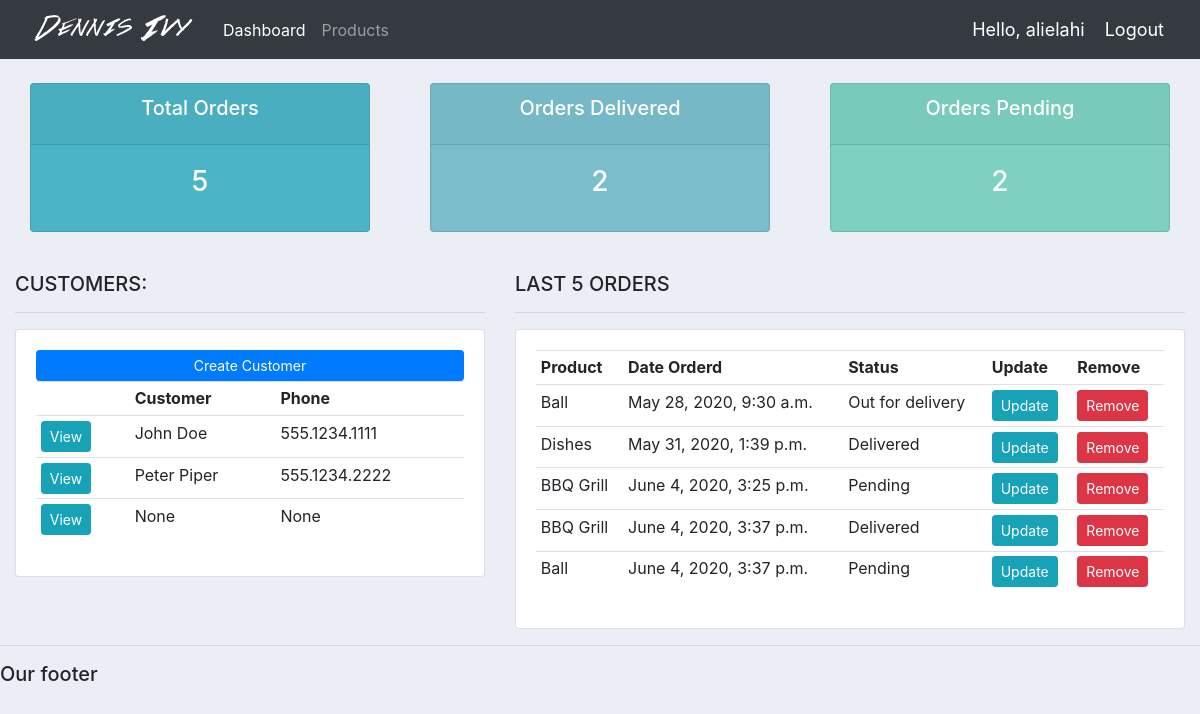
/ (signed in), run on an earlier commit of the app's database.
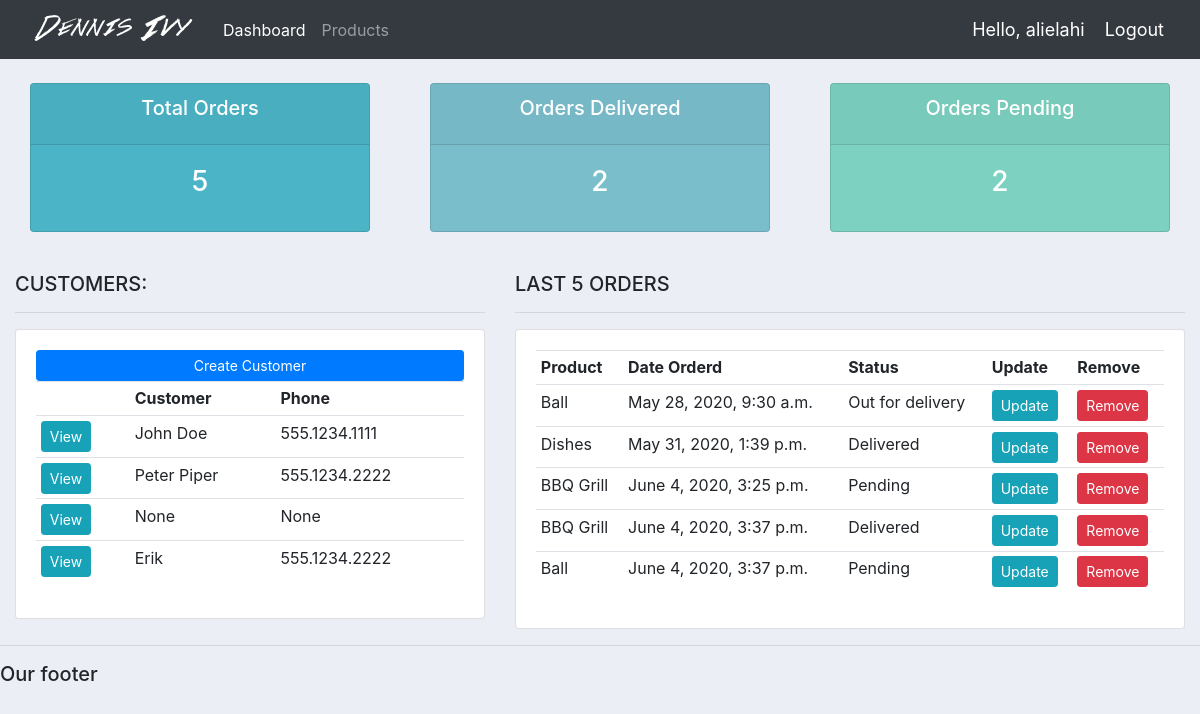
And on a later commit of the database.
### accounts/models.py (models this page shows, shortened)
class Customer(models.Model):
    user = models.OneToOneField(User, null=True, blank=True, on_delete=models.CASCADE)
    name = models.CharField(max_length=200, null=True)
    phone = models.CharField(max_length=200, null=True)
    email = models.CharField(max_length=200, null=True)
    profile_pic = models.ImageField(default="profile.png", null=True, blank=True)
    date_created = models.DateTimeField(auto_now_add=True, null=True)

class Order(models.Model):
    STATUS = (
        ('Pending', 'Pending'),
        ('Out for delivery', 'Out for delivery'),
        ('Delivered', 'Delivered'),
    )
    customer = models.ForeignKey(Customer, null=True, on_delete=models.SET_NULL)
    product = models.ForeignKey(Product, null=True, on_delete=models.SET_NULL)
    date_created = models.DateTimeField(auto_now_add=True, null=True)
    status = models.CharField(max_length=200, null=True, choices=STATUS)
    note = models.CharField(max_length=200, null=True)

class Product(models.Model):
    CATEGORY = (
        ('Indoor', 'Indoor'),
        ('Out Door', 'Out Door'),
    )
    name = models.CharField(max_length=200, null=True)
    price = models.FloatField()
    category = models.CharField(max_length=200, null=True, choices=CATEGORY)
    description = models.CharField(max_length=200, null=True, blank=True)
    date_created = models.DateTimeField(auto_now_add=True, null=True)
    tags = models.ManyToManyField(Tag)
    def __str__(self):
        return self.name

### accounts/decorators.py (the view)
    def wrapper_function(request, *args, **kwargs):
        group = None
        if request.user.groups.exists():
            group = request.user.groups.all()[0].name
        if group == 'customer':
            return redirect('user-page')
        if group == 'admin':
            return view_func(request, *args, **kwargs)

### accounts/views.py (called while the page is built)
@login_required(login_url='login')
@admin_only
def home(request):
    orders = Order.objects.all()
    customers = Customer.objects.all()
    total_customers = customers.count()
    total_orders = orders.count()
    delivered = orders.filter(status='Delivered').count()
    pending = orders.filter(status='Pending').count()
    context = {'orders': orders, 'customers': customers,
               'total_orders': total_orders, 'delivered': delivered,
               'pending': pending}
    return render(request, 'accounts/dashboard.html', context)

### accounts/templates/accounts/dashboard.html
{% extends 'accounts/main.html' %}
{% block content %}
    {% include 'accounts/status.html' %}
    <br>
    <div class="row">
        <div class="col-md-5">
            <h5>CUSTOMERS:</h5>
            <hr>
            <div class="card card-body">
                <a class="btn btn-primary  btn-sm btn-block" href="">Create Customer</a>
                <table class="table table-sm">
                    <tr>
                        <th></th>
                        <th>Customer</th>
                        <th>Phone</th>
                    </tr>
                    {% for customer in customers %}
                        <tr>
                            <td><a class="btn btn-sm btn-info" href="{% url 'customer' customer.id %}">View</a></td>
                            <td>{{ customer.name }}</td>
                            <td>{{ customer.phone }}</td>
                        </tr>
                    {% endfor %}
                </table>
            </div>
        </div>
        <div class="col-md-7">
            <h5>LAST 5 ORDERS</h5>
            <hr>
            <div class="card card-body">
                <table class="table table-sm">
                    <tr>
                        <th>Product</th>
                        <th>Date Orderd</th>
                        <th>Status</th>
                        <th>Update</th>
                        <th>Remove</th>
                    </tr>
                    {% for order in orders %}
                        <tr>
                            <td>{{ order.product }}</td>
                            <td>{{ order.date_created }}</td>
                            <td>{{ order.status }}</td>
                            <td><a class="btn btn-sm btn-info" href="{% url 'update_order' order.id %}">Update</a></td>
                            <td><a class="btn btn-sm btn-danger" href="{% url 'delete_order' order.id %}">Remove</a>
                            </td>
                        </tr>
                    {% endfor %}
                </table>
            </div>
        </div>
    </div>
{% endblock %}

What changed in the data, as far as the page shows it:
added Customer: name "Erik", phone "555.1234.2222"
